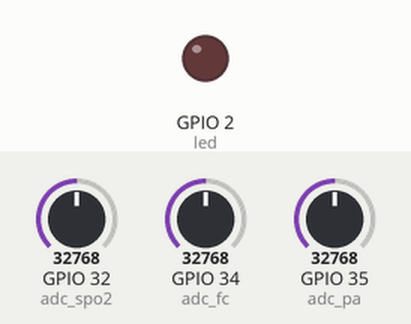
This program was run on a simulated ESP32 board running MicroPython. Shown: output pins drawn as LEDs (lit = HIGH). Wiring (from the project's diagram.json): red LED on GPIO 2, potentiometer on GPIO 32, potentiometer on GPIO 34, potentiometer on GPIO 35. Inputs (shaded band) come from the test bench; at power-on: GPIO 32 (adc_spo2) = 32768, GPIO 34 (adc_fc) = 32768, GPIO 35 (adc_pa) = 32768 (analog values on the 0–65535 scale). WiFi joins after 1.5 s; no MQTT or app messages arrive unless stated; values from a settings file that is not in the repository are placeholders; what the program prints to the serial console is not drawn.

Above: at 2.8 s.
2.9 s: GPIO 32 (adc_spo2) set to 38064
5.6 s: GPIO 32 (adc_spo2) set to 39904
At 6.7 s:
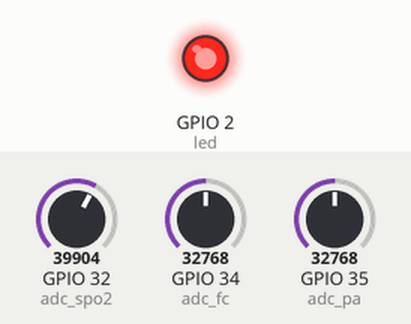
8.3 s: GPIO 32 (adc_spo2) set to 32767
At 10.0 s:
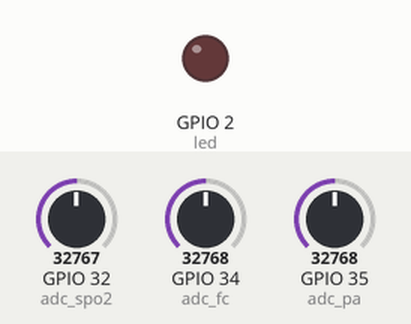
11.1 s: GPIO 32 (adc_spo2) set to 45874
At 12.9 s:
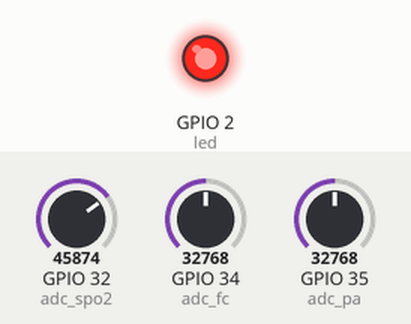
Timing chart, 0 to 14.4 s (numbered marks = the images above; inputs shaded):
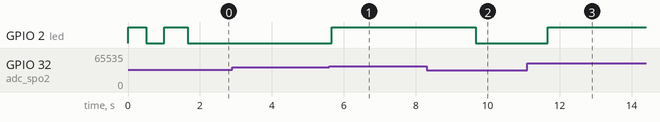

The program:

main.py
```python
import json
import time

import network  # pyright: ignore[reportMissingImports]
from machine import ADC, Pin  # pyright: ignore[reportMissingImports]
from umqtt.simple import MQTTClient  # pyright: ignore[reportMissingImports]

from secrets import MQTT_PASSWORD, MQTT_PORT, MQTT_SERVER, MQTT_USER  # pyright: ignore[reportAttributeAccessIssue]

WIFI_SSID = "Wokwi-GUEST"
WIFI_PASSWORD = ""
TOPIC_DATA = "esp32/cardio/data"

PIN_FC = 34
PIN_PA = 35
PIN_SPO2 = 32
PIN_LED = 2

FC_ALERT_THRESHOLD = 120.0
PA_ALERT_THRESHOLD = 90.0
SPO2_ALERT_THRESHOLD = 88.0

led = Pin(PIN_LED, Pin.OUT)
adc_fc = ADC(Pin(PIN_FC))
adc_pa = ADC(Pin(PIN_PA))
adc_spo2 = ADC(Pin(PIN_SPO2))


def conectar_wifi():
    """Conecta o ESP32 à rede WiFi, piscando o LED até a conexão ser estabelecida."""
    wlan = network.WLAN(network.STA_IF)
    wlan.active(True)
    if not wlan.isconnected():
        print("Conectando ao WiFi...")
        wlan.connect(WIFI_SSID, WIFI_PASSWORD)
        while not wlan.isconnected():
            led.value(not led.value())
            time.sleep(0.5)
    led.value(1)
    print("WiFi conectado:", wlan.ifconfig()[0])


def mapear(valor, min_in, max_in, min_out, max_out):
    """Converte um valor de uma faixa de entrada para a faixa de saída correspondente."""
    return min_out + (valor - min_in) * (max_out - min_out) / (max_in - min_in)


def ler_fc_media():
    """Lê o potenciômetro de frequência cardíaca e converte para batimentos por minuto."""
    return round(mapear(adc_fc.read_u16(), 0, 65535, 40, 180), 1)


def ler_pa_sistolica():
    """Lê o potenciômetro de pressão arterial e converte para a pressão sistólica em mmHg."""
    return round(mapear(adc_pa.read_u16(), 0, 65535, 70, 220), 1)


def ler_spo2_media():
    """Lê o potenciômetro de saturação de oxigênio e converte para a porcentagem de SpO2."""
    return round(mapear(adc_spo2.read_u16(), 0, 65535, 70, 100), 1)


def conectar_mqtt():
    """Cria o cliente MQTT, conecta ao broker HiveMQ Cloud via TLS e o retorna."""
    client = MQTTClient(
        "esp32-cardio-monitor",
        MQTT_SERVER,
        port=MQTT_PORT,
        user=MQTT_USER,
        password=MQTT_PASSWORD,
        ssl=True,
        ssl_params={"server_hostname": MQTT_SERVER},
    )
    client.connect()
    print("Conectado ao broker MQTT em", MQTT_SERVER)
    return client


def main():
    """Conecta o ESP32 ao WiFi e ao broker MQTT e publica as leituras vitais em loop."""
    conectar_wifi()
    client = conectar_mqtt()
    print("Monitor cardíaco iniciado — publicando em", TOPIC_DATA)

    while True:
        fc_media = ler_fc_media()
        pa_sistolica = ler_pa_sistolica()
        spo2_media = ler_spo2_media()

        alerta = fc_media > FC_ALERT_THRESHOLD or pa_sistolica < PA_ALERT_THRESHOLD or spo2_media < SPO2_ALERT_THRESHOLD

        payload = json.dumps(
            {
                "fc_media": fc_media,
                "pa_sistolica": pa_sistolica,
                "spo2_media": spo2_media,
                "alert": alerta,
            }
        )

        try:
            client.publish(TOPIC_DATA, payload)
            print("[MQTT]", payload)
        except OSError as erro:
            print("[ERRO] Falha ao publicar, reconectando:", erro)
            client = conectar_mqtt()

        led.value(0 if alerta else 1)
        if alerta:
            print("[ALERTA] Métrica vital fora da faixa segura!")

        time.sleep(2)


main()
```

Measured:
- the behaviour switches between 39200 and 39216 on GPIO 32 (adc_spo2) (found by bisection; images 0 and 1)
- after the input at 2.9 s, every drawn part: stays the same
- after the input at 5.6 s, GPIO 2 (led): LOW → HIGH after 0.06 s
- after the input at 8.3 s, GPIO 2 (led): HIGH → LOW after 1.4 s
- after the input at 11.1 s, GPIO 2 (led): LOW → HIGH after 0.57 s
